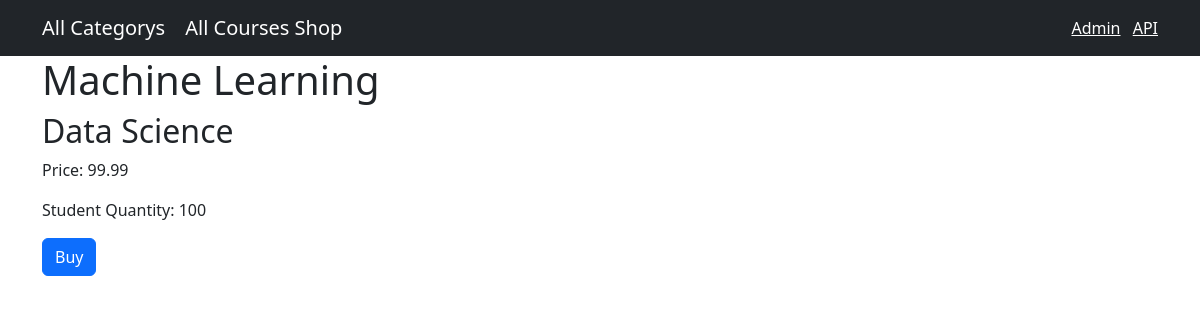
The page /shop/course_selected/id=7 on the database as committed earlier.
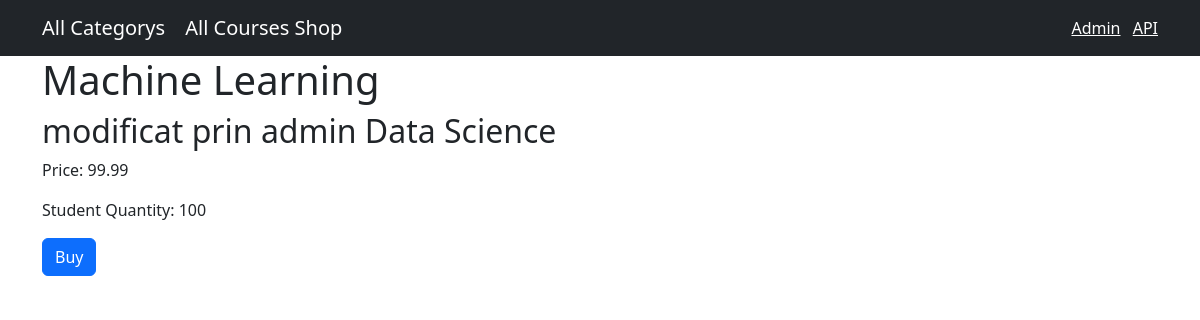
The same page on the database as committed later.
### shop/models.py (models this page shows, shortened)
class Course(models.Model):
    title = models.CharField(max_length=300)
    price = models.FloatField()
    students_qty = models.IntegerField()
    reviews_qty = models.IntegerField()
    category = models.ForeignKey(Category, on_delete=models.CASCADE)
    created_at = models.DateTimeField(default=timezone.now)

class Category(models.Model):
    title = models.CharField(max_length=255)
    created_at = models.DateTimeField(default=timezone.now)
    def __str__(self):
        return self.title  # adugam metoda magica ca sa vedem denumirea titlului in partea de admin

### shop/views.py (the view)
# urls.py: path('course_selected/id=<int:course_id>', views.course_selected, name='course_selected'),
def course_selected(request, course_id):
    courses = get_object_or_404(Course, pk=course_id)
    return render(request, 'shop/course_selected.html', {'course': courses})

### templates/shop/course_selected.html (shortened to what this page needs)
{% extends 'base.html' %}
{% block content %}
<h1>{{ course.title }}</h1>
<h2>{{ course.category }}</h2>
<p>Price: {{ course.price }}</p>
<p>Student Quantity: {{ course.students_qty }}</p>
<button class="btn btn-primary">Buy</button>
{% endblock %}

Rows that differ between the two databases and show on the page:
changed through a linked row, Course "Machine Learning": category "Data Science" → "modificat prin admin Data Science"
